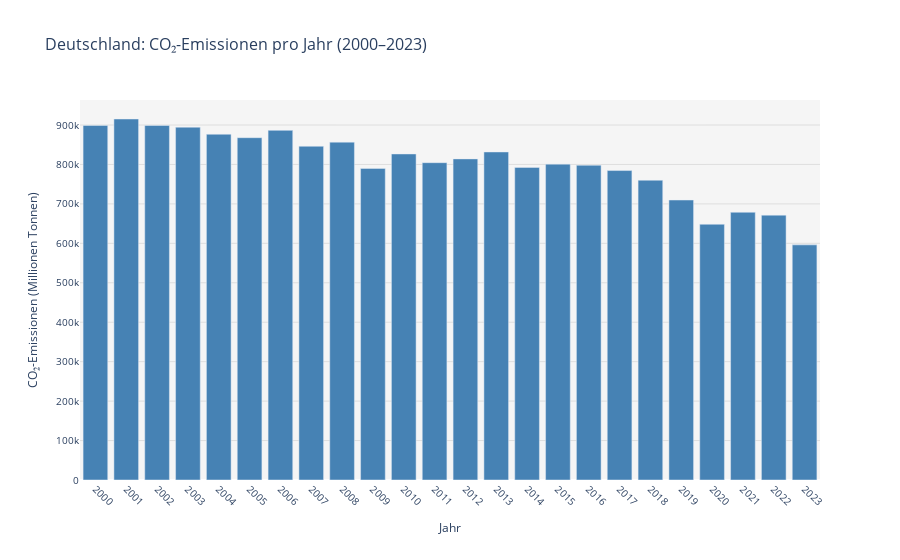

Notebook cell for this chart:
### Code cell
import pandas as pd
import plotly.graph_objects as go

# 1. CSV-Datei laden (ersetze 'data.csv' mit dem tatsächlichen Pfad deiner Datei)
df = pd.read_csv('/Users/michaelweber/Stackfuel/DPP_2501/Portfolio_Project/co2_dashboard/df_multi.csv')

# 2. Sicherstellen, dass die relevanten Spalten vorhanden sind
if 'year' in df.columns and 'co2' in df.columns:
    # 3. Filter auf die Jahre 2000 bis 2023
    df_filtered = df[(df['country'] == 'Germany') & (df['year'] >= 2000) & (df['year'] <= 2023)]

    # 4. Aggregation der CO₂-Emissionen pro Jahr (falls notwendig)
    emissions_by_year = df_filtered.groupby('year', as_index=False)['co2'].sum()

    # 5. Erstellen der Plotly-Balkengrafik
    fig = go.Figure()

    fig.add_trace(go.Bar(
        x=emissions_by_year['year'],  # Jahre auf der x-Achse
        y=emissions_by_year['co2'],   # CO₂-Emissionen auf der y-Achse
        marker_color='steelblue',     # Farbe der Balken
        name='CO₂-Emissionen'
    ))

    # 6. Layout-Anpassungen
    fig.update_layout(
        title='Deutschland: CO₂-Emissionen pro Jahr (2000–2023)',
        title_font=dict(size=16),
        xaxis=dict(
            title='Jahr',
            titlefont=dict(size=12),
            tickangle=45,  # Drehung der x-Achsen-Beschriftungen
            tickfont=dict(size=10),
            tickmode='linear',  # Alle Jahre anzeigen
            tick0=2000,  # Startpunkt der Jahre
            dtick=1  # Schrittweite von 1 Jahr
        ),
        yaxis=dict(
            title='CO₂-Emissionen (Millionen Tonnen)',
            titlefont=dict(size=12),
            tickfont=dict(size=10),
            showgrid=True,  # Gitter aktivieren
            gridcolor='rgba(200, 200, 200, 0.5)'  # Gitterlinienfarbe
        ),
        bargap=0.2,  # Abstand zwischen Balken
        plot_bgcolor='rgba(245, 245, 245, 1)',  # Hintergrundfarbe
    )

    # 7. Anzeige der Grafik
    fig.show()
else:
    print("Die CSV-Datei muss die Spalten 'year' und 'co2' enthalten!")

### Figure 1 — Plotly figure (JSON) as saved in the notebook; plotly's stock layout.template omitted (floating-point values rounded to 4 significant figures)
{"data": [{"marker": {"color": "steelblue"}, "name": "CO₂-Emissionen", "type": "bar", "x": [2000, 2001, 2002, 2003, 2004, 2005, 2006, 2007, 2008, 2009, 2010, 2011, 2012, 2013, 2014, 2015, 2016, 2017, 2018, 2019, 2020, 2021, 2022, 2023], "y": [898976, 915255, 898834, 894501, 876570, 867881, 886434, 846116, 856607, 789951, 826680, 804514, 814090, 831743, 792579, 800844, 798014, 784594, 760046, 709827, 648357, 678777, 671472, 596151]}], "layout": {"bargap": 0.2, "plot_bgcolor": "rgba(245, 245, 245, 1)", "title": {"font": {"size": 16}, "text": "Deutschland: CO₂-Emissionen pro Jahr (2000–2023)"}, "xaxis": {"dtick": 1, "tick0": 2000, "tickangle": 45, "tickfont": {"size": 10}, "tickmode": "linear", "title": {"font": {"size": 12}, "text": "Jahr"}}, "yaxis": {"gridcolor": "rgba(200, 200, 200, 0.5)", "showgrid": true, "tickfont": {"size": 10}, "title": {"font": {"size": 12}, "text": "CO₂-Emissionen (Millionen Tonnen)"}}}}
